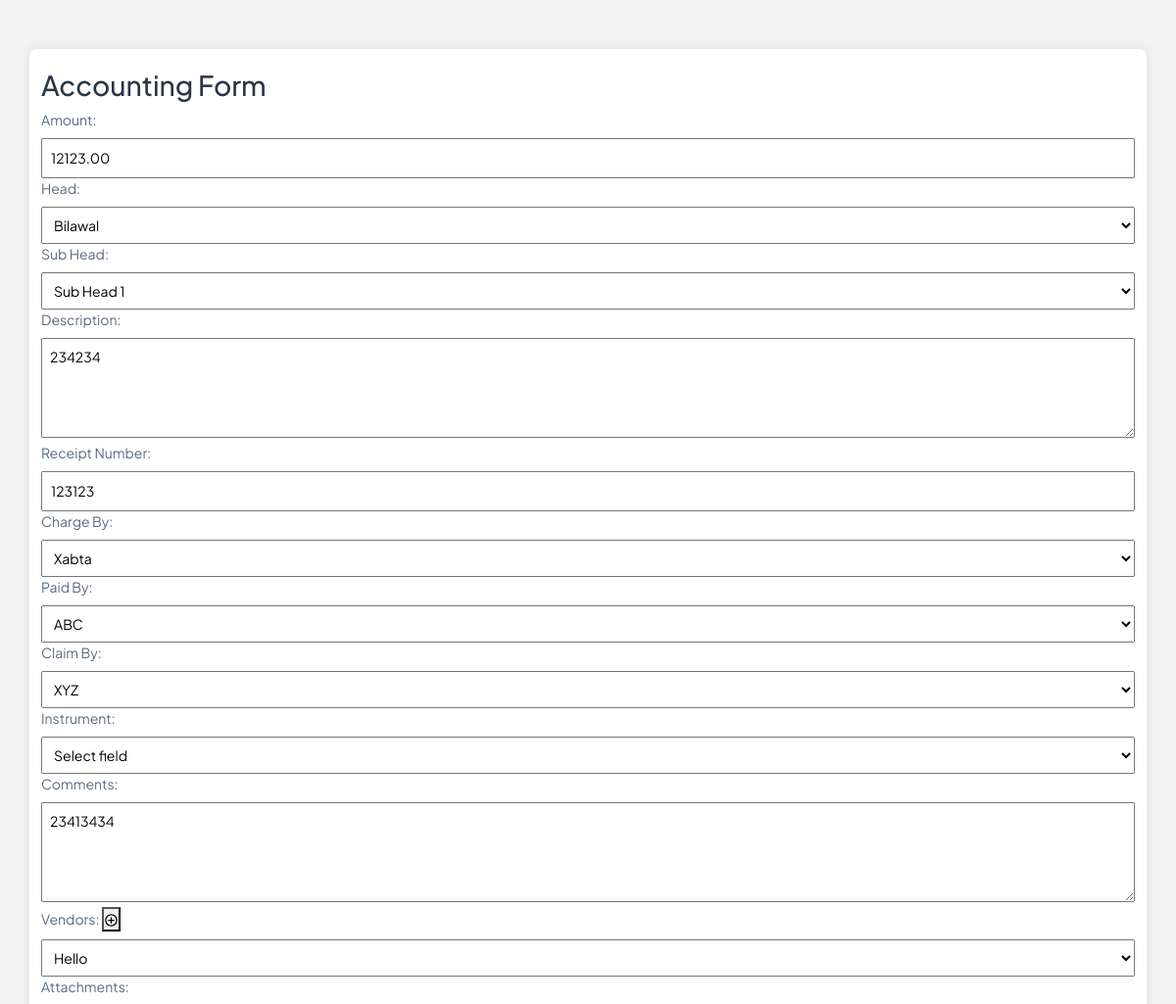
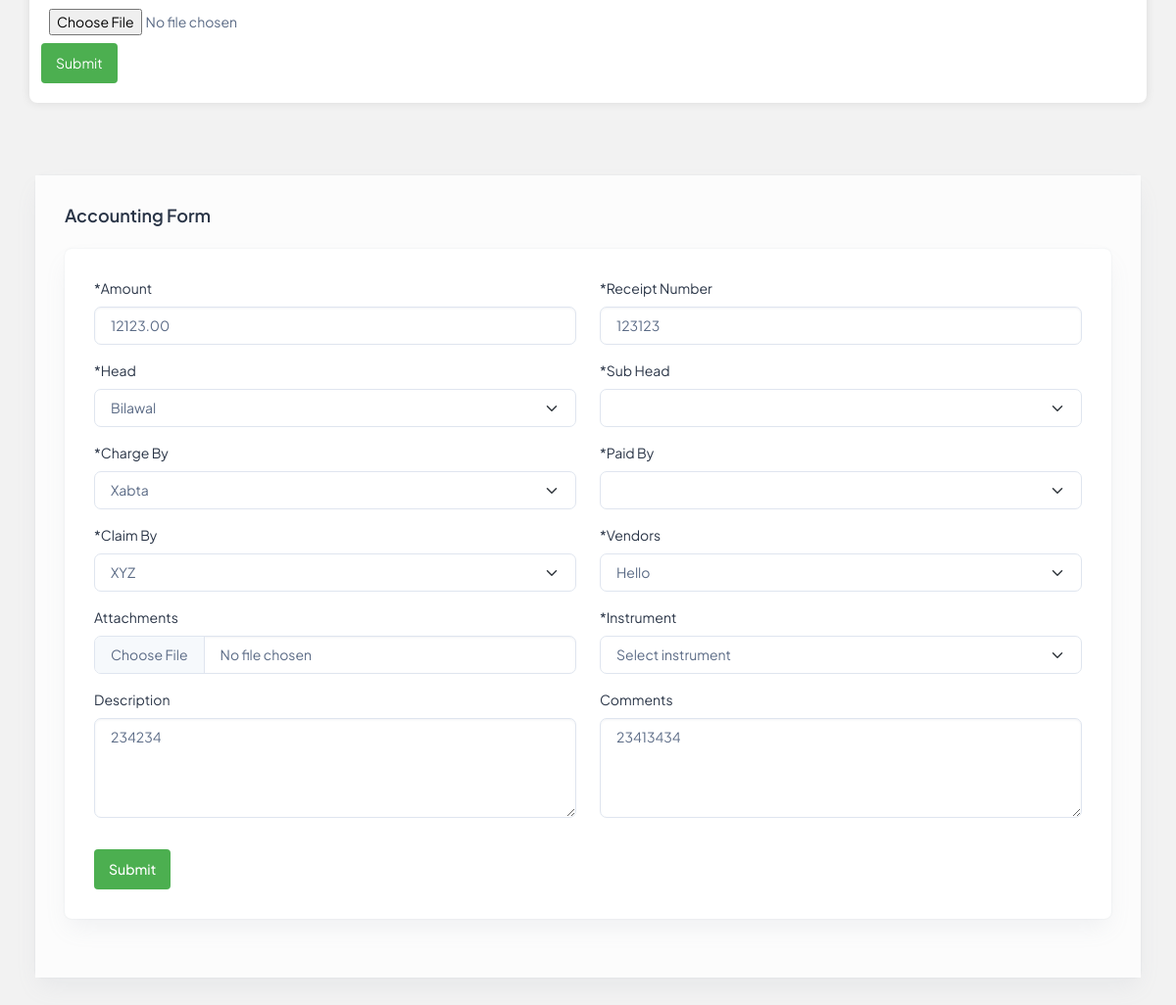
Screenshot of /editfile/2 with the database file from the repository (2 pictures, top to bottom).
### Accountapp/models.py (models this page shows, shortened)
class AccountingEntry(models.Model):
    date = models.DateField(auto_now_add=True)
    amount = models.DecimalField(max_digits=10, decimal_places=2)
    head = models.ForeignKey(Head, on_delete=models.CASCADE)
    sub_head = models.ForeignKey(Shead, on_delete=models.CASCADE)
    description = models.TextField()
    receipt_number = models.CharField(max_length=20)
    charge_by = models.ForeignKey(charge, on_delete=models.CASCADE, null=True, blank=True)
    voucher = models.CharField(max_length=50,null=True,blank=True, unique=True)
    paid_by = models.ForeignKey(paid, on_delete=models.CASCADE, null=True, blank=True)
    claim_by = models.ForeignKey(claim, on_delete=models.CASCADE, null=True, blank=True)
    instrument = models.CharField(max_length=10,null=True,blank=True, choices=[('cash', 'Cash'), ('cheque', 'Cheque'), ('online', 'Online Transfer')])
    cash_number = models.CharField(max_length=20, default=0,null=True, blank=True)
    cheque_number = models.CharField(max_length=20,default=0, null=True, blank=True)
    online_number = models.CharField(max_length=20,default=0, null=True, blank=True)
    vendors = models.ForeignKey(Vendor, null=True,blank=True, on_delete=models.CASCADE)
    attachments = models.FileField(upload_to='attachments/', null=True, blank=True)
    comments = models.TextField()

### Accountapp/views.py (the view)
# urls.py: path("editfile/<int:id>",views.edit,name="editfile"),
def edit(request,id):
    data=AccountingEntry.objects.get(id=id)
    heads = Head.objects.all()
    charges =charge.objects.all()
    Paids = paid.objects.all()
    claims= claim.objects.all()
    vendors=Vendor.objects.all()
    return render(request,"editfile.html",locals())

### Accountapp/models.py (called while the page is built)
    def __str__(self):
        return self.name

### Accountapp/templates/editfile.html (shortened to what this page needs)
<!DOCTYPE html>
<html lang="en">
  <head>
    <link rel="stylesheet" type="text/css" href="https://cdnjs.cloudflare.com/ajax/libs/select2/4.0.13/css/select2.min.css" />
    <link rel="stylesheet" type="text/css" href="https://cdnjs.cloudflare.com/ajax/libs/select2/4.0.13/css/select2.min.css" />
  </head>
  <body>
    <div class="container">
      <h2>Accounting Form</h2>
      <form action="{% url 'updatefile' %}" method="post" enctype="multipart/form-data">
        <label for="amount">Amount:</label>
        <input type="text" id="amount" name="amount" value="{{ data.amount }}" />
        <label for="head">Head:</label>
        <select id="head" name="head">
          {% for head_option in heads %}
            <option value="{{ head_option.id }}">{{ head_option.name }}</option>
          {% endfor %}
        </select>
        <label for="subHead">Sub Head:</label>
        <select id="subHead" name="subHead">
          <option value="sub1">Sub Head 1</option>
        </select>
        <label for="description">Description:</label>
        <textarea id="description" name="description" rows="4">{{ data.description }}</textarea>
        <label for="receiptNumber">Receipt Number:</label>
        <input type="text" id="receiptNumber" name="receiptNumber" value="{{ data.receipt_number }}" />
        <label for="chargeBy">Charge By:</label>
        <select id="chargeBy" name="chargeBy">
          {% for charge_option in charges %}
            <option value="{{ charge_option.id }}">{{ charge_option.name }}</option>
          {% endfor %}
        </select>
        <label for="paidBy">Paid By:</label>
        <select id="paidBy" name="paidBy">
          {% for paid_option in Paids %}
            <option value="{{ paid_option.id }}">{{ paid_option.name }}</option>
          {% endfor %}
        </select>
        <label for="claimBy">Claim By:</label>
        <select id="claimBy" name="claimBy">
          {% for claim_option in claims %}
            <option value="{{ claim_option.id }}">{{ claim_option.name }}</option>
          {% endfor %}
        </select>
        <label for="instrument">Instrument:</label>
        <select id="instrument" name="instrument" onchange="toggleInstrumentFields()">
          <option value="cash">Select field</option>
        </select>
        <label for="comments">Comments:</label>
        <textarea id="comments" name="comments" rows="4">{{ data.comments }}</textarea>
        <label for="vendors">
          Vendors:
          <button type="button" class="add-vendor-button" onclick="addVendor()">
            <svg width="15" height="15" viewBox="0 0 24 24">
              <path d="M12 2C6.48 2 2 6.48 2 12s4.48 10 10 10 10-4.48 10-10S17.52 2 12 2zm0 18c-4.41 0-8-3.59-8-8s3.59-8 8-8 8 3.59 8 8-3.59 8-8 8zm-1-13h2v4h4v2h-4v4h-2v-4H7v-2h4z" />
            </svg>
          </button>
        </label>
        <select id="vendors" name="vendors">
          {% for vendor_option in vendors %}
            <option value="{{ vendor_option }}">{{ vendor_option }}</option>
          {% endfor %}
        </select>
        <label for="attachments">Attachments:</label>
        <input type="file" id="attachments" name="attachments" />
        <button id="btn" type="submit">Submit</button>
      </form>
    </div>
  </body>
</html>
<!DOCTYPE html>
<html lang="en">
  <head>
    {% load static %}
    <link rel="stylesheet" href="{% static 'css/styles.min.css' %}" />
    <link rel="stylesheet" href="{% static 'css/custom.css' %}" />
  </head>
  <body>
    <div class="page-wrapper" id="main-wrapper" data-layout="horizontal" data-navbarbg="skin6" data-header-position="fixed">
      <div class="body-wrapper">
        <div class="container-fluid mt-4">
          <div class="container-fluid">
            <div class="card">
              <div class="card-body main-card">
                <div class="row">
                  <div class="col-md-12">
                    <h5 class="card-title fw-semibold mb-4">Accounting Form</h5>
                    <div class="card">
                      <div class="card-body">
                        <form action="{% url 'updatefile' %}" method="post" enctype="multipart/form-data">
                          <div class="row">
                            <div class="mb-3 col-md-6">
                              <label for="amount" class="form-label">*Amount</label>
                              <input type="text" class="form-control" id="amount" name="amount" value="{{ data.amount }}" placeholder="Please enter a valid amount" required />
                            </div>
                            <div class="mb-3 col-md-6">
                              <label for="receiptNumber" class="form-label">*Receipt Number</label>
                              <input class="form-control" type="text" id="receiptNumber" name="receiptNumber" value="{{ data.receipt_number }}" placeholder="Enter a valid receipt number" required />
                            </div>
                            <div class="mb-3 col-md-6">
                              <label for="head" class="form-label">*Head</label>
                              <select id="head" name="head" class="form-select" required>
                                {% for head_option in heads %}
                                  <option class="form-control" value="{{ head_option.id }}">{{ head_option.name }}</option>
                                {% endfor %}
                              </select>
                            </div>
                            <div class="mb-3 col-md-6">
                              <label for="subHead" class="form-label">*Sub Head</label>
                              <select id="subHead" name="subHead" class="form-select" required>
                              </select>
                            </div>
                            <div class="mb-3 col-md-6">
                              <label for="chargeBy" class="form-label">*Charge By</label>
                              <select id="chargeBy" name="chargeBy" class="form-select" required>
                                {% for charge_option in charges %}
                                  <option class="form-control" value="{{ charge_option.id }}">{{ charge_option.name }}</option>
                                {% endfor %}
                              </select>
                            </div>
                            <div class="mb-3 col-md-6">
                              <label for="paidBy" class="form-label">*Paid By</label>
                              <select id="paidBy" name="paidBy" class="form-select" required>
                              </select>
                            </div>
                            <div class="mb-3 col-md-6">
                              <label for="claimBy" class="form-label">*Claim By</label>
                              <select id="claimBy" name="claimBy" class="form-select" required>
                                {% for claim_option in claims %}
                                  <option class="form-control" value="{{ claim_option.id }}">{{ claim_option.name }}</option>
                                {% endfor %}
                              </select>
                            </div>
                            <div class="mb-3 col-md-6">
                              <label for="vendors" class="form-label">
                                *Vendors
                                <a href="" class="add-vendor-button text-primary text-nowrap" onclick="addVendor()"><b><i class="ti ti-square-plus" style="font-size: 1.1rem;"></i></b></a>
                              </label>
                              <select id="vendors" name="vendors" class="form-select" required>
                                {% for vendor_option in vendors %}
                                  <option class="form-control" value="{{ vendor_option }}">{{ vendor_option }}</option>
                                {% endfor %}
                              </select>
                            </div>
                            <div class="mb-3 col-md-6">
                              <label for="attachments" class="form-label" style="cursor: pointer;">Attachments</label>
                              <input class="form-control" type="file" id="attachments" name="attachments" />
                            </div>
                            <div class="mb-3 col-md-6">
                              <label for="instrument" class="form-label">*Instrument</label>
                              <select id="instrument" name="instrument" class="form-select" onchange="toggleInstrumentFields()" required>
                                <option class="form-control" value="">Select instrument</option>
                              </select>
                            </div>
                            <div class="mb-3 col-md-6">
                              <label for="description" class="form-label">Description</label>
                              <textarea class="form-control" rows="4" id="description" name="description" placeholder="Please enter some description">{{ data.description }}</textarea>
                            </div>
                            <div class="mb-3 col-md-6">
                              <label for="comments" class="form-label">Comments</label>
                              <textarea class="form-control" rows="4" id="comments" name="comments" placeholder="Please enter some comments">{{ data.comments }}</textarea>
                            </div>
                          </div>
                          <button id="btn" type="submit" class="btn btn-primary mt-3">Submit</button>
                        </form>
                      </div>
                    </div>
                  </div>
                </div>
              </div>
            </div>
          </div>
        </div>
      </div>
    </div>
  </body>
</html>

### Accountapp/static/css/custom.css (style rules this page uses)
a.text-primary, .text-primary { color: #03a3e0 !important; }

### Accountapp/templates/editfile.html (style rules this page uses)
body { font-family: Arial, sans-serif; background-color: #f4f4f4; margin: 0; padding: 0; }
.container { max-width: 600px; margin: 50px auto; background-color: #fff; padding: 20px; border-radius: 8px; box-shadow: 0 0 10px rgba(0, 0, 0, 0.1); }
label { display: block; margin-bottom: 8px; }
input, select, textarea { width: 100%; padding: 8px; margin-bottom: 16px; box-sizing: border-box; }
#btn { background-color: #4caf50; color: #fff; padding: 10px 15px; border: none; border-radius: 4px; cursor: pointer; }
html { background-color: #f2f2f2 !important; }
body { background-color: #f2f2f2 !important; }
.main-card { background-color: #fcfcfc !important; }

### rows the page displays
AccountingEntry: amount "12123.00", description "234234", receiptNumber "123123", comments "23413434"

### other values shown
form field head "Bilawal"
form field chargeBy "Xabta"
form field paidBy "ABC"
form field claimBy "XYZ"
form field vendors "Hello"
